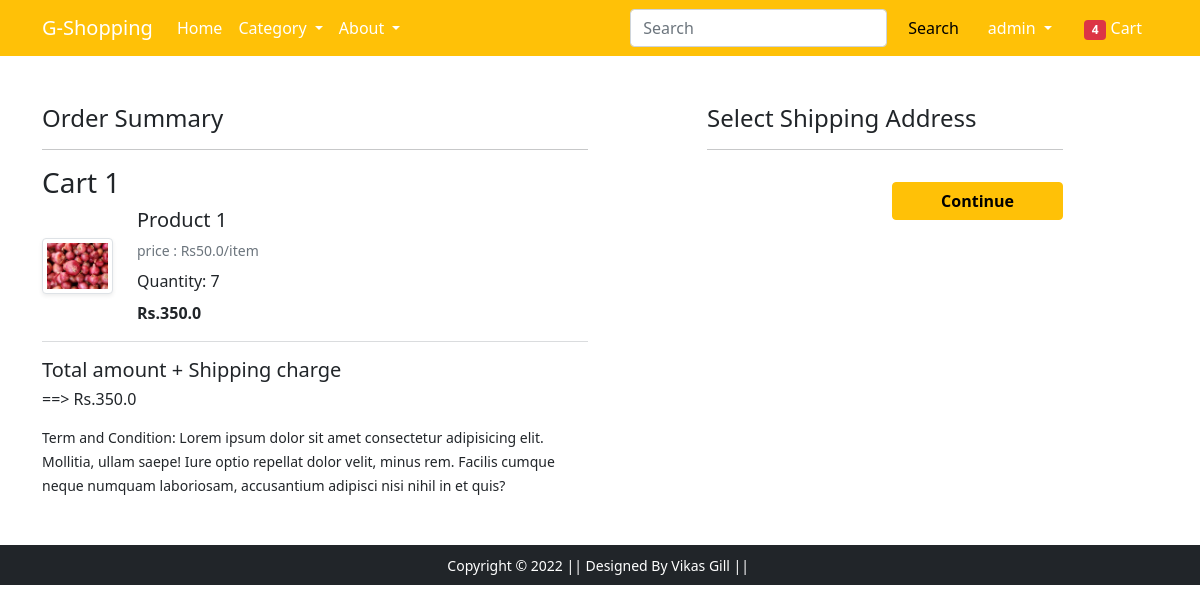
Screenshot of /checkout/ (signed in) with the database file from the repository.
### customer/models.py (models this page shows, shortened)
class Cart(models.Model):
    user=models.ForeignKey(UserAccount,on_delete=models.CASCADE)
    product=models.ForeignKey(Product,on_delete=models.CASCADE)
    quantity=models.PositiveIntegerField(default=1)
    @property
    def total_cost(self):
        return self.quantity * self.product.selling_price

class Product(models.Model):
    category=models.ForeignKey(Category,on_delete=models.CASCADE)
    name=models.CharField(max_length=100)
    image=models.ImageField(upload_to='customer/product/image')
    description=models.TextField(max_length=400)
    selling_price=models.FloatField()
    discount_price=models.FloatField()

### customer/views.py (the view)
# urls.py: path('checkout/', checkout, name='checkout'),
def checkout(request):
    us=UserAccount.objects.get(user=request.user)
    cart=Cart.objects.filter(user=us)
    add=UserAddress.objects.filter(user=us)
    total_amount=0
    amount=0
    shipping=0
    if cart:
        for i in cart:
            tot=i.quantity*i.product.selling_price
            amount+=tot
        total_amount+=shipping+amount
    return render(request, 'customer/checkout.html',context={'cart':cart,'address':add,'amount':amount,'total_amount':total_amount})

### templates/customer/checkout.html (shortened to what this page needs)
{% extends 'customer/base.html' %}
{% load static %}
{% block main-content %}
<div class="container">
 <div class="row mt-5">
  <div class="col-sm-6">
    <h4>Order Summary</h4>
    <hr>
    {% for i in cart %}
    <h3>Cart {{forloop.counter}}</h3>
    <div class="row">
     <div class="col-sm-2 text-center align-self-center"><img src="{{i.product.image.url}}" alt="" srcset="" class="img-fluid img-thumbnail shadow-sm" height="150" width="150"> </div>
     <div class="col-sm-9">
      <div>
       <h5>Product 1</h5>
       <p class="mb-1 text-muted small">price : Rs{{i.product.selling_price}}/item</p>
       <div class="my-2">
        <label for="quantity">Quantity:</label>
          <span id="quantity">{{i.quantity}}</span>
       </div>
       <div class="d-flex justify-content-between">
        <p class="mb-0"><span><strong>Rs.{{i.total_cost}} </strong></span></p>
       </div>
      </div>
     </div>
    </div>
    <hr class="text-muted">
    {% endfor %}
    <p><h5>Total amount + Shipping charge</h5><h6> ==> Rs.{{total_amount}}</h6></p>
    <small>Term and Condition: Lorem ipsum dolor sit amet consectetur adipisicing elit. Mollitia, ullam saepe! Iure optio repellat dolor velit, minus rem. Facilis cumque neque numquam laboriosam, accusantium adipisci nisi nihil in et quis?</small>
  </div>
  <div class="col-sm-4 offset-sm-1">
    <h4>Select Shipping Address</h4>
    <hr>
    <form action="/order_placed/">
        <div class="text-end">
          <button type="submit" class="btn btn-warning mt-3 px-5 fw-bold">Continue</button>
        </div>
      </form>
    </div>
  </div>
</div>
{% endblock main-content %}

### templates/customer/base.html (shortened to what this page needs)
<!doctype html>
{% load static %}
<html lang="en">
  <head>
    <link href="https://cdn.jsdelivr.net/npm/bootstrap@5.0.0-beta1/dist/css/bootstrap.min.css" rel="stylesheet">
  </head>
  <body>
    <nav class="navbar navbar-expand-lg navbar-dark bg-warning">
     <div class="container">
       <a class="navbar-brand" href="/">G-Shopping</a>
       <div class="collapse navbar-collapse" id="navbarSupportedContent">
         <ul class="navbar-nav me-auto mb-2 mb-lg-0">
           <li class="nav-item">
             <a class="nav-link active" aria-current="page" href="/">Home</a>
           </li>
           <li class="nav-item dropdown">
             <a class="nav-link dropdown-toggle text-white" href="#" id="electronicsDropdown" role="button" data-bs-toggle="dropdown" aria-expanded="false">
               Category
             </a>
           </li>
           <li class="nav-item dropdown">
             <a class="nav-link dropdown-toggle text-white" href="#" id="fashionDropdown" role="button" data-bs-toggle="dropdown" aria-expanded="false">
               About
             </a>
           </li>
         </ul>
         <form class="d-flex">
           <input class="form-control me-2" type="search" placeholder="Search" aria-label="Search">
           <button class="btn btn-warning" type="submit">Search</button>
         </form>
         <div>
          <ul class="navbar-nav me-auto mb-2 mb-lg-0">
            {% if request.user.is_authenticated %}
           <li class="nav-item dropdown mx-2">
              <a class="nav-link dropdown-toggle text-white" href="#" id="profileDropdown" role="button" data-bs-toggle="dropdown" aria-expanded="false">
                {{request.user}}
              </a>
            </li>
            <li class="nav-item mx-2">
             <a href="{% url 'cartView' %}" class="nav-link text-white"><span class="badge bg-danger">4</span> Cart </a>
            </li>
            {% endif %}
          </ul>
         </div>
       </div>
     </div>
    </nav>
    {% block main-content %} {% endblock main-content %}
    <footer class="container-fluid bg-dark text-center p-2 mt-5">
        <small class="text-white">Copyright &copy; 2022 || Designed By Vikas Gill || </small>
    </footer>
  </body>
</html>

### rows the page displays
Cart: product.image (picture), product.selling_price "50.0", quantity "7", total_cost "350.0"

### other values shown
{{ request.user }} "admin"
{{ total_amount }} "350.0"
